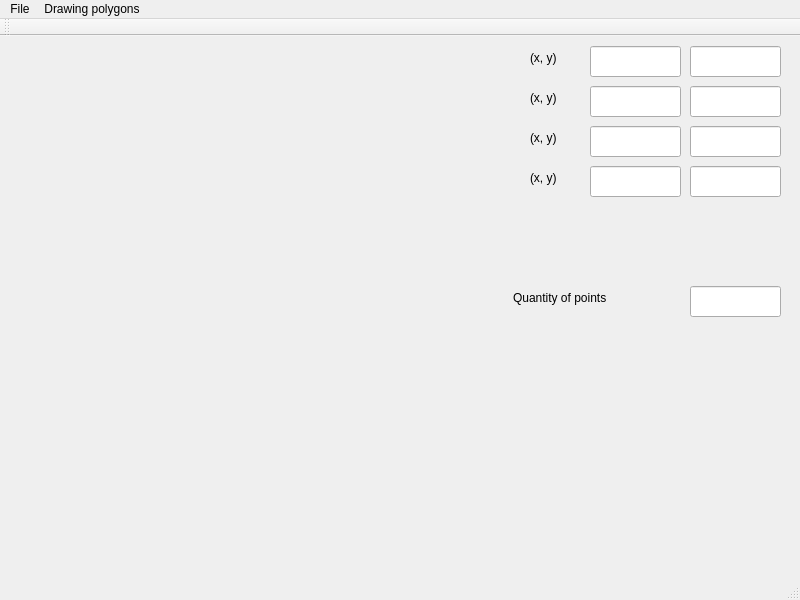
<?xml version="1.0" encoding="UTF-8"?>
<ui version="4.0">
 <class>MainWindow</class>
 <widget class="QMainWindow" name="MainWindow">
  <property name="geometry">
   <rect>
    <x>0</x>
    <y>0</y>
    <width>800</width>
    <height>600</height>
   </rect>
  </property>
  <property name="windowTitle">
   <string>MainWindow</string>
  </property>
  <widget class="QWidget" name="centralwidget">
   <widget class="QLabel" name="label">
    <property name="geometry">
     <rect>
      <x>13</x>
      <y>472</y>
      <width>771</width>
      <height>51</height>
     </rect>
    </property>
    <property name="text">
     <string/>
    </property>
   </widget>
   <widget class="QLineEdit" name="lineEdit_1">
    <property name="geometry">
     <rect>
      <x>690</x>
      <y>10</y>
      <width>91</width>
      <height>31</height>
     </rect>
    </property>
   </widget>
   <widget class="QLineEdit" name="lineEdit_2">
    <property name="geometry">
     <rect>
      <x>690</x>
      <y>50</y>
      <width>91</width>
      <height>31</height>
     </rect>
    </property>
   </widget>
   <widget class="QLineEdit" name="lineEdit_3">
    <property name="geometry">
     <rect>
      <x>690</x>
      <y>90</y>
      <width>91</width>
      <height>31</height>
     </rect>
    </property>
   </widget>
   <widget class="QLineEdit" name="lineEdit_4">
    <property name="geometry">
     <rect>
      <x>690</x>
      <y>130</y>
      <width>91</width>
      <height>31</height>
     </rect>
    </property>
   </widget>
   <widget class="QLineEdit" name="lineEdit_5">
    <property name="geometry">
     <rect>
      <x>590</x>
      <y>10</y>
      <width>91</width>
      <height>31</height>
     </rect>
    </property>
   </widget>
   <widget class="QLineEdit" name="lineEdit_6">
    <property name="geometry">
     <rect>
      <x>590</x>
      <y>50</y>
      <width>91</width>
      <height>31</height>
     </rect>
    </property>
   </widget>
   <widget class="QLineEdit" name="lineEdit_7">
    <property name="geometry">
     <rect>
      <x>590</x>
      <y>90</y>
      <width>91</width>
      <height>31</height>
     </rect>
    </property>
   </widget>
   <widget class="QLineEdit" name="lineEdit_8">
    <property name="geometry">
     <rect>
      <x>590</x>
      <y>130</y>
      <width>91</width>
      <height>31</height>
     </rect>
    </property>
   </widget>
   <widget class="QLabel" name="label_2">
    <property name="geometry">
     <rect>
      <x>530</x>
      <y>10</y>
      <width>51</width>
      <height>23</height>
     </rect>
    </property>
    <property name="text">
     <string>(x, y)</string>
    </property>
   </widget>
   <widget class="QLabel" name="label_3">
    <property name="geometry">
     <rect>
      <x>530</x>
      <y>50</y>
      <width>51</width>
      <height>23</height>
     </rect>
    </property>
    <property name="text">
     <string>(x, y)</string>
    </property>
   </widget>
   <widget class="QLabel" name="label_4">
    <property name="geometry">
     <rect>
      <x>530</x>
      <y>90</y>
      <width>51</width>
      <height>23</height>
     </rect>
    </property>
    <property name="text">
     <string>(x, y)</string>
    </property>
   </widget>
   <widget class="QLabel" name="label_5">
    <property name="geometry">
     <rect>
      <x>530</x>
      <y>130</y>
      <width>51</width>
      <height>23</height>
     </rect>
    </property>
    <property name="text">
     <string>(x, y)</string>
    </property>
   </widget>
   <widget class="QLineEdit" name="lineEdit_Q">
    <property name="geometry">
     <rect>
      <x>690</x>
      <y>250</y>
      <width>91</width>
      <height>31</height>
     </rect>
    </property>
   </widget>
   <widget class="QLabel" name="label_6">
    <property name="geometry">
     <rect>
      <x>513</x>
      <y>250</y>
      <width>171</width>
      <height>23</height>
     </rect>
    </property>
    <property name="text">
     <string>Quantity of points</string>
    </property>
   </widget>
  </widget>
  <widget class="QMenuBar" name="menubar">
   <property name="geometry">
    <rect>
     <x>0</x>
     <y>0</y>
     <width>800</width>
     <height>28</height>
    </rect>
   </property>
   <widget class="QMenu" name="menuFile">
    <property name="title">
     <string>File</string>
    </property>
    <addaction name="separator"/>
    <addaction name="Exit"/>
    <addaction name="Minimize"/>
   </widget>
   <widget class="QMenu" name="menuDrawing">
    <property name="title">
     <string>Drawing polygons</string>
    </property>
    <addaction name="Mark_points"/>
    <addaction name="Randomise_points_4"/>
    <addaction name="separator"/>
    <addaction name="Randomise_points_5"/>
    <addaction name="Randomise_points_6"/>
    <addaction name="Randomise_points_7"/>
    <addaction name="Randomise_points_8"/>
    <addaction name="separator"/>
    <addaction name="Randomise_points"/>
   </widget>
   <addaction name="menuFile"/>
   <addaction name="menuDrawing"/>
  </widget>
  <widget class="QStatusBar" name="statusbar"/>
  <widget class="QToolBar" name="toolBar">
   <property name="windowTitle">
    <string>toolBar</string>
   </property>
   <attribute name="toolBarArea">
    <enum>TopToolBarArea</enum>
   </attribute>
   <attribute name="toolBarBreak">
    <bool>false</bool>
   </attribute>
  </widget>
  <action name="Exit">
   <property name="checkable">
    <bool>false</bool>
   </property>
   <property name="checked">
    <bool>false</bool>
   </property>
   <property name="enabled">
    <bool>true</bool>
   </property>
   <property name="text">
    <string>Exit</string>
   </property>
   <property name="shortcut">
    <string>Ctrl+R</string>
   </property>
   <property name="menuRole">
    <enum>QAction::QuitRole</enum>
   </property>
  </action>
  <action name="Minimize">
   <property name="text">
    <string>Minimize</string>
   </property>
   <property name="shortcut">
    <string>Ctrl+X</string>
   </property>
   <property name="menuRole">
    <enum>QAction::NoRole</enum>
   </property>
  </action>
  <action name="Mark_points">
   <property name="text">
    <string>Mark points 4</string>
   </property>
   <property name="menuRole">
    <enum>QAction::QuitRole</enum>
   </property>
  </action>
  <action name="Randomise_points_4">
   <property name="text">
    <string>Randomise points 4</string>
   </property>
  </action>
  <action name="Randomise_points_5">
   <property name="text">
    <string>Randomise points 5</string>
   </property>
  </action>
  <action name="Randomise_points_6">
   <property name="text">
    <string>Randomise points 6</string>
   </property>
  </action>
  <action name="Randomise_points_7">
   <property name="text">
    <string>Randomise points 7</string>
   </property>
  </action>
  <action name="Randomise_points_8">
   <property name="text">
    <string>Randomise points 8</string>
   </property>
  </action>
  <action name="Randomise_points">
   <property name="text">
    <string>Randomise points</string>
   </property>
  </action>
 </widget>
 <resources/>
 <connections>
  <connection>
   <sender>Exit</sender>
   <signal>triggered()</signal>
   <receiver>MainWindow</receiver>
   <slot>close()</slot>
   <hints>
    <hint type="sourcelabel">
     <x>-1</x>
     <y>-1</y>
    </hint>
    <hint type="destinationlabel">
     <x>399</x>
     <y>299</y>
    </hint>
   </hints>
  </connection>
  <connection>
   <sender>Minimize</sender>
   <signal>triggered()</signal>
   <receiver>MainWindow</receiver>
   <slot>showMinimized()</slot>
   <hints>
    <hint type="sourcelabel">
     <x>-1</x>
     <y>-1</y>
    </hint>
    <hint type="destinationlabel">
     <x>399</x>
     <y>299</y>
    </hint>
   </hints>
  </connection>
 </connections>
</ui>
